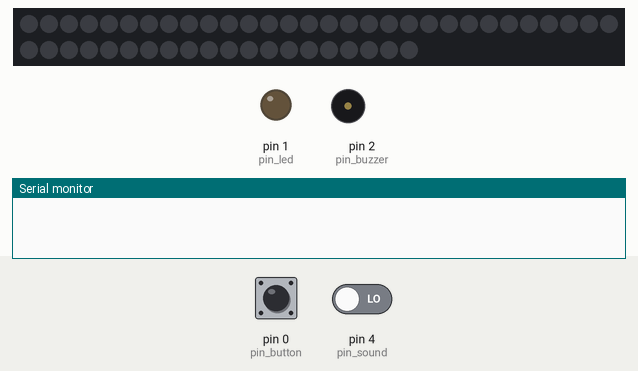
The sketch below on a simulated Arduino Uno, built for the host (arithmetic inside an expression is 32-bit, double 64-bit). Shown: 50 RGB LEDs in strip order, left to right, continuing on the next row, output pins drawn as LEDs (lit = HIGH), buzzer (waves = sounding), the last lines printed to the serial monitor. The inputs (shaded band) are chosen by the test bench; at power-on: pin 0 (pin_button) HIGH, pin 4 (pin_sound) LOW. Random numbers use the default seed unless the sketch sets one.

Above: at 1.4 s.
1.5 s: pin 0 (pin_button) pulled LOW for 0.25 s
At 1.9 s:
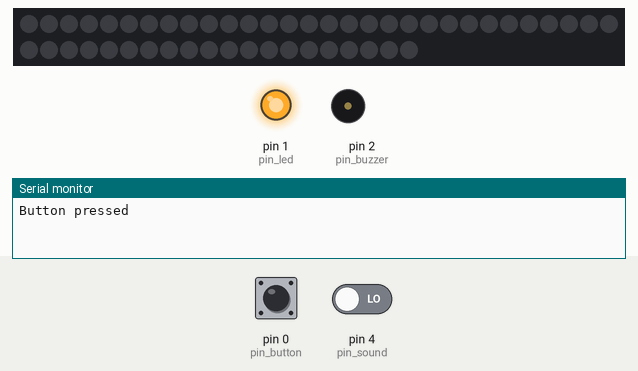
At 5.9 s:
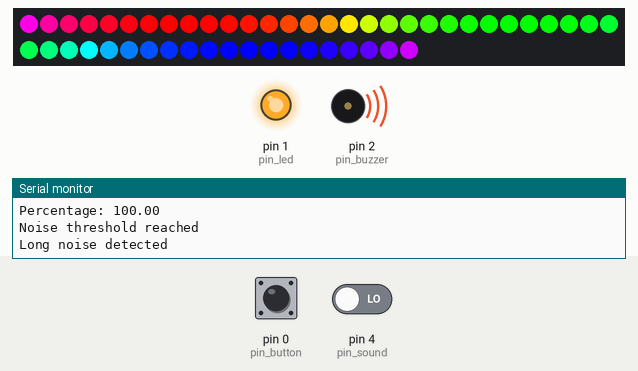
Timing chart, 0 to 10.7 s (numbered marks = the images above; inputs shaded):
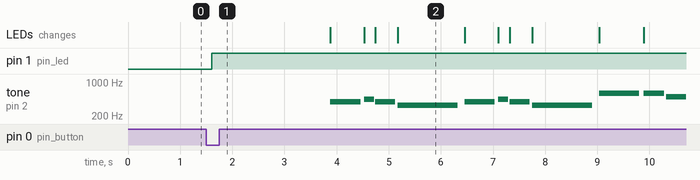

Measured:
- after the input at 1.5 s, pin 1 (pin_led): LOW → HIGH after 0.10 s; tone on pin 2 (pin_buzzer): plays 392 Hz for 0.58 s, 440 Hz for 0.19 s, 392 Hz for 0.39 s, 330 Hz for 1.2 s, 392 Hz for 0.58 s, 440 Hz for 0.19 s … (11 notes in this stretch), starting after 2.4 s

The sketch:

play_music_with_leds.ino
```cpp
#include <unordered_map>
#include <CircularBuffer.h>
#include <Adafruit_NeoPixel.h>
#include "Config.h"
#include "Logger.h"
#include "TaskOrchestrator.h"
#include "melodies.h"

TaskOrchestrator* orchestrator;
Logger logger(baudRate, LogLevel::DEBUG);

CircularBuffer<int, 100> lastNoiseDetections;
boolean active;
long firstNoiseThresholdReachedTime = -1;
long lastNoiseThresholdReachedTime = -1;
Adafruit_NeoPixel strip(numberOfLeds, pin_ledStrip, NEO_GRB + NEO_KHZ800);

void setup() {
  randomSeed(analogRead(A0));

  std::unordered_map<int, TaskOrchestrator::TaskExecutor> scheduledTasks;
  scheduledTasks[0] = listenNoise;
  scheduledTasks[200] = listenButton;
  scheduledTasks[60000] = logStats;
  orchestrator = new TaskOrchestrator(scheduledTasks);

  pinMode(pin_led, OUTPUT);
  pinMode(pin_button, INPUT_PULLUP);
  pinMode(pin_sound, INPUT);
  pinMode(pin_ledStrip, OUTPUT);

  strip.begin();
  strip.clear();
  strip.show();

  deactivate();
}

void loop() {
  orchestrator->run();
}

void listenButton() {
  if (isButtonPressed()) {
    logger.println(F("Button pressed"), LogLevel::DEBUG);
    if (isActive()) {
      deactivate();
    } else {
      activate();
      if (isLongButtonPress()) {
        playMusic();
        deactivate();
      }

    }
    delay(500);
  }
}

bool isLongButtonPress() {
  unsigned long pressTime = millis();
  while (isButtonPressed()) {
    unsigned long pressDuration = millis() - pressTime;
    if (pressDuration > 3000) {
      return true;
    }
    delay(100);
  }
  return false;
}

extern "C" char* sbrk(int incr);
int freeRam() {
  char top;
  return &top - reinterpret_cast<char*>(sbrk(0));
}

void logStats() {
  logger.println("========== Stats ==========");
  logger.println("SRAM left: " + String(freeRam()));
  logger.println("Active: " + String(isActive()));
  logger.println("First noise threshold reached time: " + String(firstNoiseThresholdReachedTime));
  logger.println("Last noise threshold reached time: " + String(lastNoiseThresholdReachedTime));
  logger.println("===========================");
}

boolean isButtonPressed() {
  return digitalRead(pin_button) == LOW;
}

boolean isActive() {
  return active;
}

void activate() {
  active = true;
  turnOnLed();
  firstNoiseThresholdReachedTime = -1;
}

void turnOnLed() {
  digitalWrite(pin_led, HIGH);
}

void turnOffLed() {
  digitalWrite(pin_led, LOW);
}

void deactivate() {
  active = false;
  turnOffLed();
  strip.clear();
  strip.show();
}

void listenNoise() {
  if (isActive()) {
    if (detectNoise()) {
      playMusic();
    }
  }
}

void playMusic() {
  Melody melody = melodies[random(0, sizeof(melodies) / sizeof(melodies[0]))];
  playMusic(melody);
}

void playMusic(Melody melody) {
  rainbow(0);

  int numberOfNotes = melody.notes.size() / 2;

  // this calculates the duration of a whole note in ms
  int wholenote = (60000 * 4) / melody.tempo;

  int divider = 0, noteDuration = 0;

  // iterate over the notes of the melody.
  // Remember, the array is twice the number of notes (notes + durations)
  for (int thisNote = 0; thisNote < numberOfNotes * 2; thisNote = thisNote + 2) {

    // calculates the duration of each note
    divider = melody.notes[thisNote + 1];
    if (divider > 0) {
      // regular note, just proceed
      noteDuration = (wholenote) / divider;
    } else if (divider < 0) {
      // dotted notes are represented with negative durations!!
      noteDuration = (wholenote) / abs(divider);
      noteDuration *= 1.5; // increases the duration in half for dotted notes
    }

    // we only play the note for 90% of the duration, leaving 10% as a pause
    tone(pin_buzzer, melody.notes[thisNote], noteDuration * 0.9);

    // Wait for the specief duration before playing the next note.
    delay(noteDuration);

    // stop the waveform generation before the next note.
    noTone(pin_buzzer);

    rainbow(melody.notes[thisNote]);
  }

  strip.clear();
  strip.show();
  delay(500);
}

void rainbow(long shift) {
  for (int i = 0; i < strip.numPixels(); i++) {
    int pixelHue = (i + shift) * 65536L / strip.numPixels();
    strip.setPixelColor(i, strip.gamma32(strip.ColorHSV(pixelHue)));
  }
  strip.show();
}

boolean detectNoise() {
  int lastRead = digitalRead(pin_sound);
  lastNoiseDetections.push(lastRead);
  if (lastNoiseDetections.isFull()) {
    unsigned long currentTime = millis();
    float sum = 0;
    for (int i = 0; i < lastNoiseDetections.size(); i++) {
      sum += lastNoiseDetections[i];
    }
    float noisePercentage = 100 - sum;
    logger.println("Percentage: " + String(noisePercentage), LogLevel::DEBUG);
    if (noisePercentage >= noisePercentageThreshold) {
      logger.println(F("Noise threshold reached"));
      lastNoiseThresholdReachedTime = currentTime;
      if (firstNoiseThresholdReachedTime == -1) {
        firstNoiseThresholdReachedTime = currentTime;
      } else {
        if (lastNoiseThresholdReachedTime - firstNoiseThresholdReachedTime > noiseDurationThreshold) {
          logger.println(F("Long noise detected"));
          firstNoiseThresholdReachedTime = -1;
          lastNoiseDetections.clear();
          return true;
        }
      }
    } else {
      if (firstNoiseThresholdReachedTime != -1 && currentTime - lastNoiseThresholdReachedTime > silenceDurationThreshold) {
        logger.println(F("Silence detected"));
        firstNoiseThresholdReachedTime = -1;
      }
    }
  }
  return false;
}
```

Logger.cpp
```cpp
#include "Logger.h"

Logger::Logger(int baudRate) {
  Logger(baudRate, INFO);
}

Logger::Logger(int baudRate, LogLevel logLevel) : baudRate(baudRate), logLevel(logLevel) {}

void Logger::println(String message) {
  Serial.println(message);
}

void Logger::println(String message, LogLevel logLevel) {
  if (this->logLevel >= logLevel) {
    println(message);
  }
}

void Logger::println() {
  println("");
}

void Logger::print(String message) {
  Serial.print(message);
}

void Logger::print(String message, LogLevel logLevel) {
  if (this->logLevel >= logLevel) {
    print(message);
  }
}
```

Logger.h
```cpp
#ifndef LOGGER_H
#define LOGGER_H

#include <Arduino.h>

enum LogLevel {
  INFO,
  DEBUG
};

class Logger {
public:
  Logger(int baudRate);
  Logger(int baudRate, LogLevel logLevel);

  void println();
  void println(String message);
  void println(String message, LogLevel logLevel);
  void print(String message);
  void print(String message, LogLevel logLevel);

private:
  int baudRate;
  LogLevel logLevel;
};

#endif
```

TaskOrchestrator.cpp
```cpp
#include <Arduino.h>
#include <unordered_map>
#include "TaskOrchestrator.h"

TaskOrchestrator::TaskOrchestrator(std::unordered_map<int, TaskExecutor> scheduledTasks)
  : scheduledTasks(scheduledTasks) {
  for (auto& task : scheduledTasks) {
    lastExecutionTimes[task.first] = 0;
  }
}

void TaskOrchestrator::run() {
  unsigned long currentTime = millis();
  for (auto& task : scheduledTasks) {
    if (currentTime - lastExecutionTimes[task.first] >= task.first) {
      task.second();
      lastExecutionTimes[task.first] = currentTime;
    }
  }
}
```

TaskOrchestrator.h
```cpp
#ifndef TASK_ORCHESTRATOR_H
#define TASK_ORCHESTRATOR_H

#include <Arduino.h>
#include <functional>
#include <unordered_map>

class TaskOrchestrator {
public:
  using TaskExecutor = std::function<void()>;

  TaskOrchestrator(std::unordered_map<int, TaskExecutor> scheduledTasks);

  void run();

private:
  std::unordered_map<int, TaskExecutor> scheduledTasks;
  std::unordered_map<int, unsigned long> lastExecutionTimes;
};

#endif
```

melodies.h
```cpp
#ifndef MELODIES_H
#define MELODIES_H

#include <Arduino.h>
#include "pitches.h"
#include "vector"

struct Melody {
  int tempo;
  std::vector<int> notes;
};

Melody zeldaLullabyMelody = {
  108,
  {
    NOTE_E4,2, NOTE_G4,4,
    NOTE_D4,2, NOTE_C4,8, NOTE_D4,8,
    NOTE_E4,2, NOTE_G4,4,
    NOTE_D4,-2,
    NOTE_E4,2, NOTE_G4,4,
    NOTE_D5,2, NOTE_C5,4,
    NOTE_G4,2, NOTE_F4,8, NOTE_E4,8,
    NOTE_D4,-2,
    NOTE_E4,2, NOTE_G4,4,
    NOTE_D4,2, NOTE_C4,8, NOTE_D4,8,
    NOTE_E4,2, NOTE_G4,4,
    NOTE_D4,-2,
    NOTE_E4,2, NOTE_G4,4,
    NOTE_D5,2, NOTE_C5,4,
    NOTE_G4,2, NOTE_F4,8, NOTE_E4,8,
    NOTE_F4,8, NOTE_E4,8, NOTE_C4,2,
    NOTE_F4,2, NOTE_E4,8, NOTE_D4,8,
    NOTE_E4,8, NOTE_D4,8, NOTE_A3,2,
    NOTE_G4,2, NOTE_F4,8, NOTE_E4,8,
    NOTE_F4,8, NOTE_E4,8, NOTE_C4,4, NOTE_F4,4,
    NOTE_C5,-2,
  }
};

Melody wiegenliedMelody = {
  76,
  {
    NOTE_G4, 4, NOTE_G4, 4, //1
    NOTE_AS4, -4, NOTE_G4, 8, NOTE_G4, 4,
    NOTE_AS4, 4, REST, 4, NOTE_G4, 8, NOTE_AS4, 8,
    NOTE_DS5, 4, NOTE_D5, -4, NOTE_C5, 8,
    NOTE_C5, 4, NOTE_AS4, 4, NOTE_F4, 8, NOTE_G4, 8,
    NOTE_GS4, 4, NOTE_F4, 4, NOTE_F4, 8, NOTE_G4, 8,
    NOTE_GS4, 4, REST, 4, NOTE_F4, 8, NOTE_GS4, 8,
    NOTE_D5, 8, NOTE_C5, 8, NOTE_AS4, 4, NOTE_D5, 4,

    NOTE_DS5, 4, REST, 4, NOTE_DS4, 8, NOTE_DS4, 8, //8
    NOTE_DS5, 2, NOTE_C5, 8, NOTE_GS4, 8,
    NOTE_AS4, 2, NOTE_G4, 8, NOTE_DS4, 8,
    NOTE_GS4, 4, NOTE_AS4, 4, NOTE_C5, 4,
    NOTE_AS4, 2, NOTE_DS4, 8, NOTE_DS4, 8,
    NOTE_DS5, 2, NOTE_C5, 8, NOTE_GS4, 8,
    NOTE_AS4, 2, NOTE_G4, 8, NOTE_DS4, 8,
    NOTE_AS4, 4, NOTE_G4, 4, NOTE_DS4, 4,
    NOTE_DS4, 2,
  }
};

Melody silentNightMelody = {
  140,
  {
    NOTE_G4,-4, NOTE_A4,8, NOTE_G4,4,
    NOTE_E4,-2,
    NOTE_G4,-4, NOTE_A4,8, NOTE_G4,4,
    NOTE_E4,-2,
    NOTE_D5,2, NOTE_D5,4,
    NOTE_B4,-2,
    NOTE_C5,2, NOTE_C5,4,
    NOTE_G4,-2,

    NOTE_A4,2, NOTE_A4,4,
    NOTE_C5,-4, NOTE_B4,8, NOTE_A4,4,
    NOTE_G4,-4, NOTE_A4,8, NOTE_G4,4,
    NOTE_E4,-2,
    NOTE_A4,2, NOTE_A4,4,
    NOTE_C5,-4, NOTE_B4,8, NOTE_A4,4,
    NOTE_G4,-4, NOTE_A4,8, NOTE_G4,4,
    NOTE_E4,-2,

    NOTE_D5,2, NOTE_D5,4,
    NOTE_F5,-4, NOTE_D5,8, NOTE_B4,4,
    NOTE_C5,-2,
    NOTE_E5,-2,
    NOTE_C5,4, NOTE_G4,4, NOTE_E4,4,
    NOTE_G4,-4, NOTE_F4,8, NOTE_D4,4,
    NOTE_C4,-2,
  }
};

Melody greenslevesMelody = {
  70,
  {
    NOTE_G4,8,//1
    NOTE_AS4,4, NOTE_C5,8, NOTE_D5,-8, NOTE_DS5,16, NOTE_D5,8,
    NOTE_C5,4, NOTE_A4,8, NOTE_F4,-8, NOTE_G4,16, NOTE_A4,8,
    NOTE_AS4,4, NOTE_G4,8, NOTE_G4,-8, NOTE_FS4,16, NOTE_G4,8,
    NOTE_A4,4, NOTE_FS4,8, NOTE_D4,4, NOTE_G4,8,

    NOTE_AS4,4, NOTE_C5,8, NOTE_D5,-8, NOTE_DS5,16, NOTE_D5,8,//6
    NOTE_C5,4, NOTE_A4,8, NOTE_F4,-8, NOTE_G4,16, NOTE_A4,8,
    NOTE_AS4,-8, NOTE_A4,16, NOTE_G4,8, NOTE_FS4,-8, NOTE_E4,16, NOTE_FS4,8,
    NOTE_G4,-2,
    NOTE_F5,2, NOTE_E5,16, NOTE_D5,8,

    NOTE_C5,4, NOTE_A4,8, NOTE_F4,-8, NOTE_G4,16, NOTE_A4,8,//11
    NOTE_AS4,4, NOTE_G4,8, NOTE_G4,-8, NOTE_FS4,16, NOTE_G4,8,
    NOTE_A4,4, NOTE_FS4,8, NOTE_D4,04,
    NOTE_F5,2, NOTE_E5,16, NOTE_D5,8,
    NOTE_C5,4, NOTE_A4,8, NOTE_F4,-8, NOTE_G4,16, NOTE_A4,8,

    NOTE_AS4,-8, NOTE_A4,16, NOTE_G4,8, NOTE_FS4,-8, NOTE_E4,16, NOTE_FS4,8,//16
    NOTE_G4,-2,
  }
};

Melody jigglypuffMelody = {
  85,
  {
    NOTE_D5,-4, NOTE_A5,8, NOTE_FS5,8, NOTE_D5,8,
    NOTE_E5,-4, NOTE_FS5,8, NOTE_G5,4,
    NOTE_FS5,-4, NOTE_E5,8, NOTE_FS5,4,
    NOTE_D5,-2,
    NOTE_D5,-4, NOTE_A5,8, NOTE_FS5,8, NOTE_D5,8,
    NOTE_E5,-4, NOTE_FS5,8, NOTE_G5,4,
    NOTE_FS5,-1,
    NOTE_D5,-4, NOTE_A5,8, NOTE_FS5,8, NOTE_D5,8,
    NOTE_E5,-4, NOTE_FS5,8, NOTE_G5,4,

    NOTE_FS5,-4, NOTE_E5,8, NOTE_FS5,4,
    NOTE_D5,-2,
    NOTE_D5,-4, NOTE_A5,8, NOTE_FS5,8, NOTE_D5,8,
    NOTE_E5,-4, NOTE_FS5,8, NOTE_G5,4,
    NOTE_FS5,-1,
  }
};

Melody songOfStormMelody = {
  108,
  {
    NOTE_D4,4, NOTE_A4,4, NOTE_A4,4,
    REST,8, NOTE_E4,8, NOTE_B4,2,
    NOTE_F4,4, NOTE_C5,4, NOTE_C5,4,
    REST,8, NOTE_E4,8, NOTE_B4,2,
    NOTE_D4,4, NOTE_A4,4, NOTE_A4,4,
    REST,8, NOTE_E4,8, NOTE_B4,2,
    NOTE_F4,4, NOTE_C5,4, NOTE_C5,4,
    REST,8, NOTE_E4,8, NOTE_B4,2,
    NOTE_D4,8, NOTE_F4,8, NOTE_D5,2,

    NOTE_D4,8, NOTE_F4,8, NOTE_D5,2,
    NOTE_E5,-4, NOTE_F5,8, NOTE_E5,8, NOTE_E5,8,
    NOTE_E5,8, NOTE_C5,8, NOTE_A4,2,
    NOTE_A4,4, NOTE_D4,4, NOTE_F4,8, NOTE_G4,8,
    NOTE_A4,-2,
    NOTE_A4,4, NOTE_D4,4, NOTE_F4,8, NOTE_G4,8,
    NOTE_E4,-2,
    NOTE_D4,8, NOTE_F4,8, NOTE_D5,2,
    NOTE_D4,8, NOTE_F4,8, NOTE_D5,2,

    NOTE_E5,-4, NOTE_F5,8, NOTE_E5,8, NOTE_E5,8,
    NOTE_E5,8, NOTE_C5,8, NOTE_A4,2,
    NOTE_A4,4, NOTE_D4,4, NOTE_F4,8, NOTE_G4,8,
    NOTE_A4,2, NOTE_A4,4,
    NOTE_D4,1,
  }
};

const Melody melodies[] = {
  zeldaLullabyMelody,
  wiegenliedMelody,
  silentNightMelody,
  greenslevesMelody,
  jigglypuffMelody,
  songOfStormMelody,
};

#endif
```

pitches.h
```cpp
#ifndef PITCHES_H
#define PITCHES_H

#define NOTE_B0  31
#define NOTE_C1  33
#define NOTE_CS1 35
#define NOTE_D1  37
#define NOTE_DS1 39
#define NOTE_E1  41
#define NOTE_F1  44
#define NOTE_FS1 46
#define NOTE_G1  49
#define NOTE_GS1 52
#define NOTE_A1  55
#define NOTE_AS1 58
#define NOTE_B1  62
#define NOTE_C2  65
#define NOTE_CS2 69
#define NOTE_D2  73
#define NOTE_DS2 78
#define NOTE_E2  82
#define NOTE_F2  87
#define NOTE_FS2 93
#define NOTE_G2  98
#define NOTE_GS2 104
#define NOTE_A2  110
#define NOTE_AS2 117
#define NOTE_B2  123
#define NOTE_C3  131
#define NOTE_CS3 139
#define NOTE_D3  147
#define NOTE_DS3 156
#define NOTE_E3  165
#define NOTE_F3  175
#define NOTE_FS3 185
#define NOTE_G3  196
#define NOTE_GS3 208
#define NOTE_A3  220
#define NOTE_AS3 233
#define NOTE_B3  247
#define NOTE_C4  262
#define NOTE_CS4 277
#define NOTE_D4  294
#define NOTE_DS4 311
#define NOTE_E4  330
#define NOTE_F4  349
#define NOTE_FS4 370
#define NOTE_G4  392
#define NOTE_GS4 415
#define NOTE_A4  440
#define NOTE_AS4 466
#define NOTE_B4  494
#define NOTE_C5  523
#define NOTE_CS5 554
#define NOTE_D5  587
#define NOTE_DS5 622
#define NOTE_E5  659
#define NOTE_F5  698
#define NOTE_FS5 740
#define NOTE_G5  784
#define NOTE_GS5 831
#define NOTE_A5  880
#define NOTE_AS5 932
#define NOTE_B5  988
#define NOTE_C6  1047
#define NOTE_CS6 1109
#define NOTE_D6  1175
#define NOTE_DS6 1245
#define NOTE_E6  1319
#define NOTE_F6  1397
#define NOTE_FS6 1480
#define NOTE_G6  1568
#define NOTE_GS6 1661
#define NOTE_A6  1760
#define NOTE_AS6 1865
#define NOTE_B6  1976
#define NOTE_C7  2093
#define NOTE_CS7 2217
#define NOTE_D7  2349
#define NOTE_DS7 2489
#define NOTE_E7  2637
#define NOTE_F7  2794
#define NOTE_FS7 2960
#define NOTE_G7  3136
#define NOTE_GS7 3322
#define NOTE_A7  3520
#define NOTE_AS7 3729
#define NOTE_B7  3951
#define NOTE_C8  4186
#define NOTE_CS8 4435
#define NOTE_D8  4699
#define NOTE_DS8 4978
#define REST     0

#endif
```

Config.h
```cpp
#ifndef CONFIG_H
#define CONFIG_H

const int baudRate = 9600;

const int pin_button = 0;
const int pin_led = 1;
const int pin_buzzer = 2;
const int pin_ledStrip = 3;
const int pin_sound = 4;

const long noiseDurationThreshold = 1500;
const long silenceDurationThreshold = 1500;
const int noisePercentageThreshold = 20;

const int numberOfLeds = 50;

#endif
```
